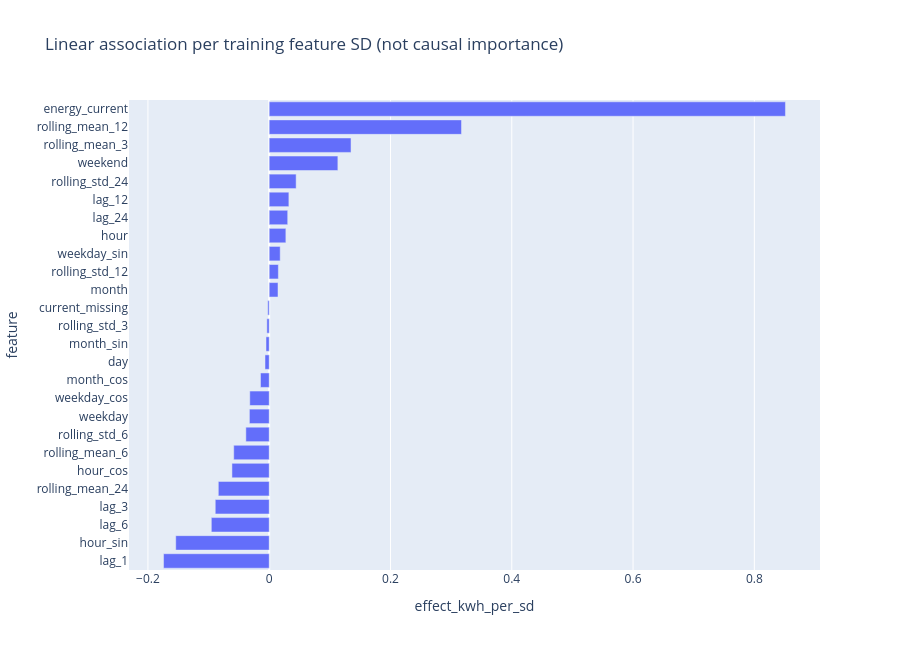

The cell this chart's notebook holds for it:
### Markdown cell above
## 22. Actual/predicted energy, residuals, and coefficients

The deployable champion is chosen by validation mean and uses fixed seed 7. Its individual score is distinct from the family mean. Inspect residuals without using them to reselect a model on the held-out test set.

### Code cell
for figure_name in ["predictions.png", "residuals.png"]:
    display(NotebookImage(filename=str(result_folder / "figures" / figure_name)))
champion_bundle = load_bundle(result_folder / "champion.joblib")  # Our own trusted artifact.
test_predictions = pd.read_csv(result_folder / "predictions.csv", parse_dates=["origin", "target_time"])
champion_seed_metrics = regression_metrics(test_predictions.actual_kwh, test_predictions.predicted_kwh)
display(pd.DataFrame([{"deployment_seed": 7, **champion_seed_metrics}]))

if hasattr(champion_bundle["model"], "weights"):
    transform = champion_bundle["transform"]
    selected_data = prepare_data(hourly, scaling=champion_bundle["config"]["scaling"], max_hours=MAX_HOURS)
    coefficient_scale = getattr(transform["scaler"], "scale_", np.ones(len(selected_data.feature_names)))
    if selected_data.scaling == "minmax":
        raw_coefficients = champion_bundle["model"].weights[:-1]*coefficient_scale
    else:
        raw_coefficients = champion_bundle["model"].weights[:-1]/coefficient_scale
    effects = raw_coefficients*selected_data.frames["train"][selected_data.feature_names].std(ddof=0).to_numpy()*selected_data.y_std
    coefficient_frame = pd.DataFrame({"feature": selected_data.feature_names, "effect_kwh_per_sd": effects})
    px.bar(coefficient_frame.sort_values("effect_kwh_per_sd"), x="effect_kwh_per_sd", y="feature", orientation="h",
           title="Linear association per training feature SD (not causal importance)", height=650).show()

### Figure 1 — Plotly figure (JSON) as saved in the notebook; plotly's stock layout.template omitted (floating-point values rounded to 4 significant figures)
{"data": [{"hovertemplate": "effect_kwh_per_sd=%{x}<br>feature=%{y}<extra></extra>", "legendgroup": "", "marker": {"color": "#636efa", "pattern": {"shape": ""}}, "name": "", "orientation": "h", "showlegend": false, "textposition": "auto", "type": "bar", "x": [-0.1742, -0.1542, -0.09547, -0.08899, -0.08394, -0.06147, -0.05853, -0.03852, -0.03267, -0.03204, -0.01437, -0.006924, -0.005287, -0.003883, -0.002416, 0.0145, 0.01508, 0.01811, 0.02747, 0.03051, 0.03243, 0.04441, 0.1132, 0.1349, 0.3171, 0.8513], "xaxis": "x", "y": ["lag_1", "hour_sin", "lag_6", "lag_3", "rolling_mean_24", "hour_cos", "rolling_mean_6", "rolling_std_6", "weekday", "weekday_cos", "month_cos", "day", "month_sin", "rolling_std_3", "current_missing", "month", "rolling_std_12", "weekday_sin", "hour", "lag_24", "lag_12", "rolling_std_24", "weekend", "rolling_mean_3", "rolling_mean_12", "energy_current"], "yaxis": "y"}], "layout": {"barmode": "relative", "height": 650, "legend": {"tracegroupgap": 0}, "title": {"text": "Linear association per training feature SD (not causal importance)"}, "xaxis": {"anchor": "y", "domain": [0.0, 1.0], "title": {"text": "effect_kwh_per_sd"}}, "yaxis": {"anchor": "x", "domain": [0.0, 1.0], "title": {"text": "feature"}}}}
